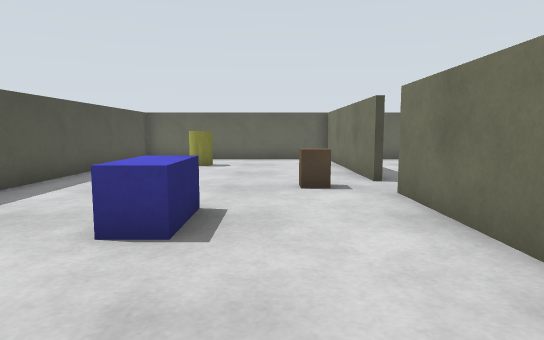
view 1 (above)

14 first-person views from a walk through a world built for the Gazebo simulator. The camera is 0.57 m above the floor, tilts 6° down and sees 75° across. The floor is counted in squares, 0.5 m on a side. Each view is taken from the middle of a square. On the plan, view 1 faces up. The plan holds only what a view shows up to about 14 squares ahead; the rest is blank. The place goes on beyond the plan.

view 2
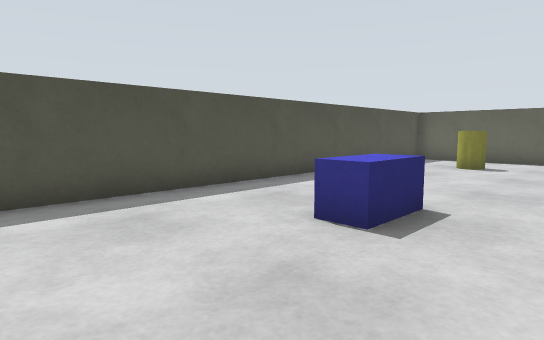

view 3
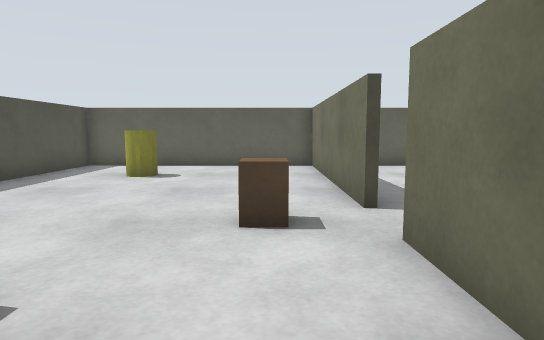

view 4
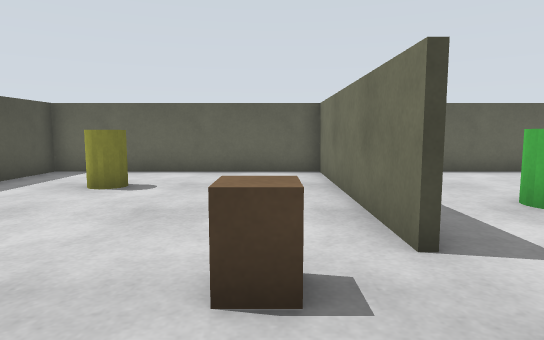

view 5
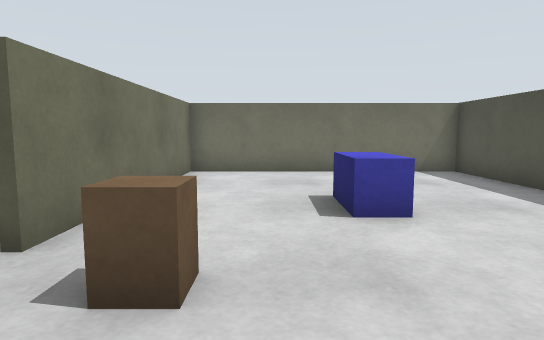

view 6
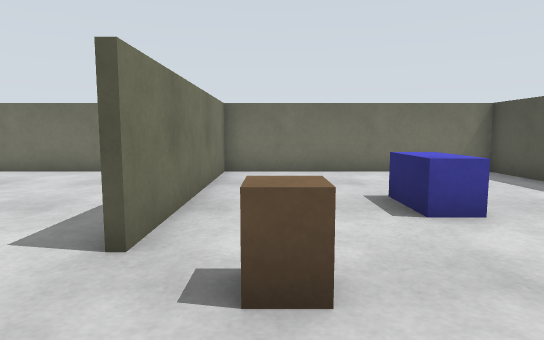

view 7
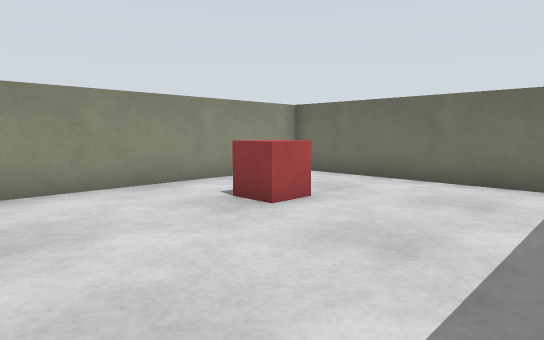

view 8
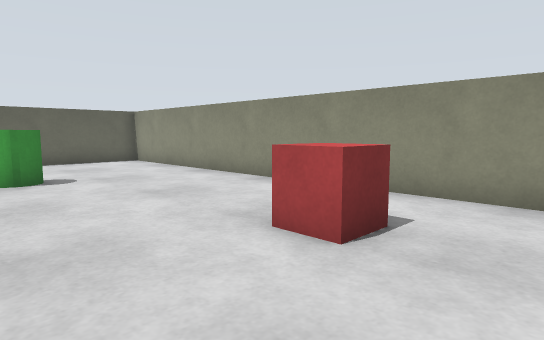

view 9
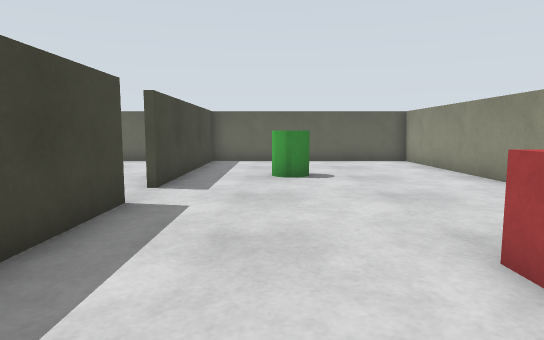

view 10
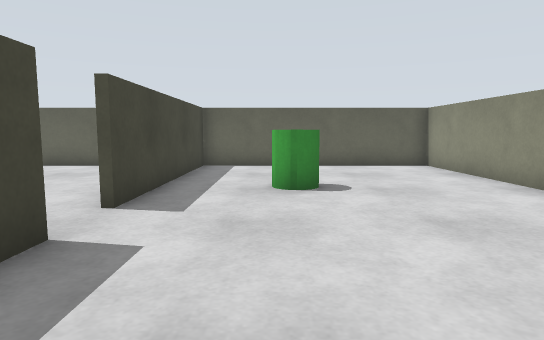

view 11
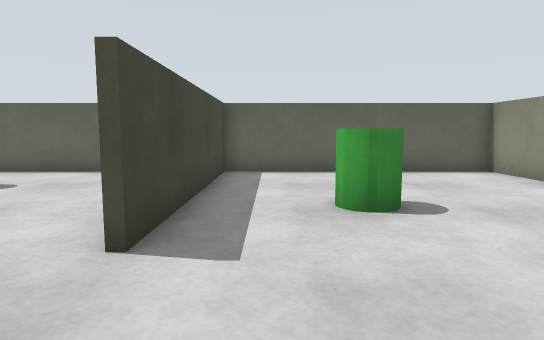

view 12
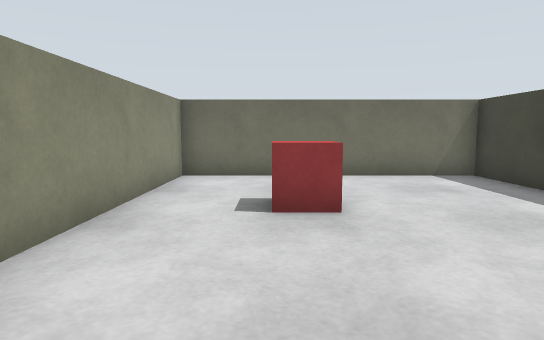

view 13
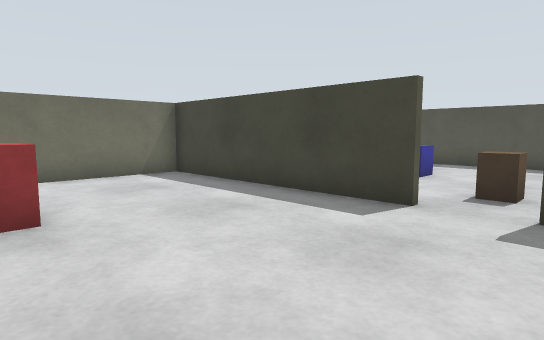

view 14
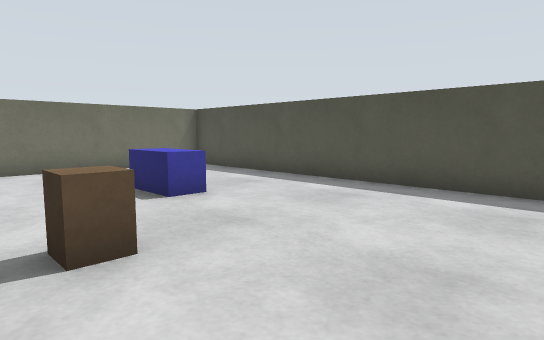

### Floor plan
Ten units are one square. View 1 is at (0, 0); x grows to the right and y downward. Boxes are objects, and circles mark ways between rooms. Rooms are numbered by the first view taken in them; rooms with no view inside come last. Other rooms are left out.
<svg viewBox="-59 -160 168 170">
<path fill="none" stroke="#000" d="M24 -82 24 -155M30 -154 -54 -154 -54 4 30 4M24 5 24 -68M26 -68 26 5M26 -155 26 -82M30 4 104 4 104 -154 30 -154"/>
<rect x="-35" y="-135" width="20" height="20" fill="#bbb"><title>yellow cylinder</title></rect>
<rect x="-25" y="-55" width="20" height="20" fill="#bbb"><title>blue box</title></rect>
<rect x="5" y="-85" width="10" height="20" fill="#bbb"><title>brown box</title></rect>
<rect x="45" y="-115" width="20" height="20" fill="#bbb"><title>green cylinder</title></rect>
<rect x="65" y="-45" width="20" height="20" fill="#bbb"><title>red box</title></rect>
<circle cx="30" cy="-75" r="3" fill="#2a7"/>
<text x="-20" y="-80">1</text>
<text x="70" y="-80">2</text>
</svg>
Room 1 opens to room 2.

Where each view was taken, in squares from view 1:
view 1: 0 up, 0 right, facing up
view 2: 0 up, 1 right, facing up-left
view 3: 3 up, 1 right, facing up
view 4: 5 up, 1 right, facing up
view 5: 10 up, 0 right, facing down
view 6: 10 up, 1 right, facing down
view 7: 8 up, 3 right, facing down-right
view 8: 1 up, 4 right, facing up-right
view 9: 1 up, 5 right, facing up
view 10: 3 up, 5 right, facing up
view 11: 5 up, 4 right, facing up
view 12: 9 up, 8 right, facing down
view 13: 9 up, 8 right, facing down-left
view 14: 11 up, 2 right, facing down-left
